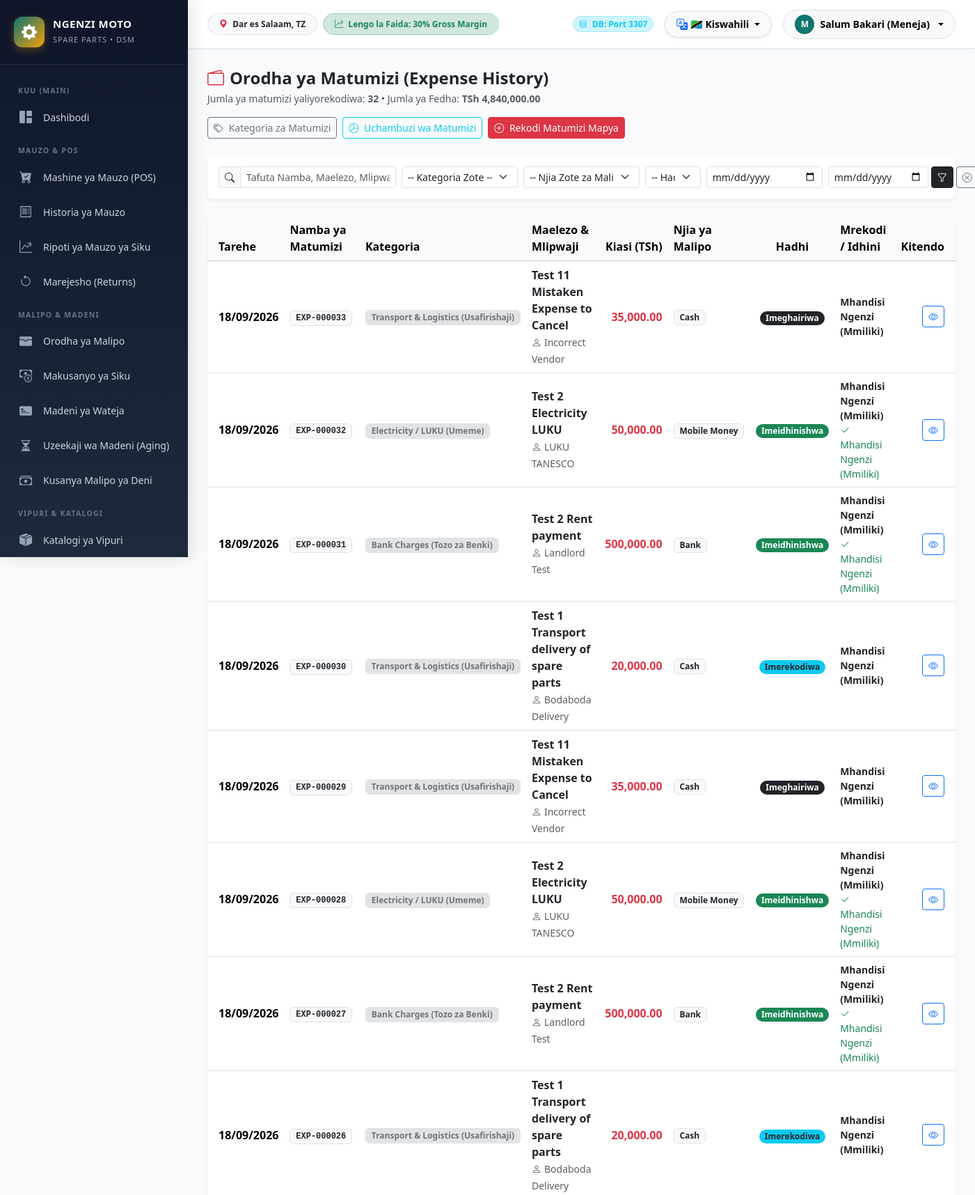
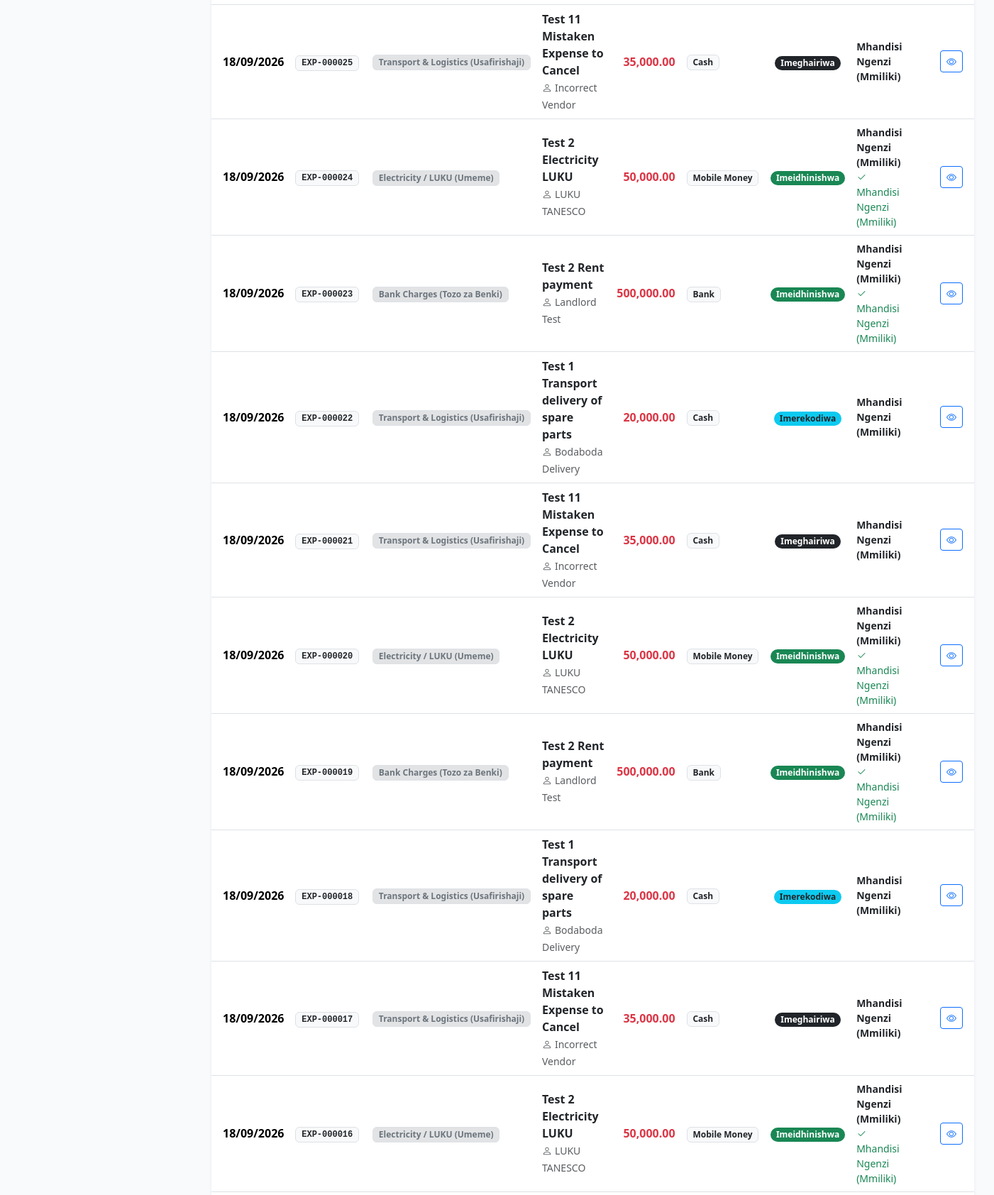
The app's page /index.php?route=expenses (signed in, upper part) with its own data (2 pictures, top to bottom).
### tables this page shows
CREATE TABLE `users` (
  `id` int(11) NOT NULL AUTO_INCREMENT,
  `role_id` int(11) NOT NULL,
  `username` varchar(50) NOT NULL,
  `full_name` varchar(100) NOT NULL,
  `email` varchar(100) DEFAULT NULL,
  `phone` varchar(20) DEFAULT NULL,
  `password` varchar(255) NOT NULL,
  `status` enum('active','inactive','suspended') DEFAULT 'active',
  `last_login` datetime DEFAULT NULL,
  `created_at` timestamp NOT NULL DEFAULT current_timestamp(),
  `updated_at` timestamp NOT NULL DEFAULT current_timestamp() ON UPDATE current_timestamp(),
  PRIMARY KEY (`id`),
  UNIQUE KEY `username` (`username`),
  UNIQUE KEY `email` (`email`),
  KEY `role_id` (`role_id`),
  CONSTRAINT `users_ibfk_1` FOREIGN KEY (`role_id`) REFERENCES `roles` (`id`) ON UPDATE CASCADE
);

CREATE TABLE `expenses` (
  `id` int(11) NOT NULL AUTO_INCREMENT,
  `expense_no` varchar(50) NOT NULL,
  `category_id` int(11) NOT NULL,
  `amount` decimal(15,2) NOT NULL,
  `expense_date` date NOT NULL,
  `payment_method` varchar(50) DEFAULT 'Cash',
  `provider` varchar(50) DEFAULT NULL,
  `reference_no` varchar(100) DEFAULT NULL,
  `payee` varchar(150) DEFAULT NULL,
  `description` text NOT NULL,
  `notes` text DEFAULT NULL,
  `status` enum('draft','recorded','approved','rejected','cancelled') NOT NULL DEFAULT 'recorded',
  `recorded_by` int(11) NOT NULL,
  `approved_by` int(11) DEFAULT NULL,
  `approved_at` datetime DEFAULT NULL,
  `cancelled_by` int(11) DEFAULT NULL,
  `cancelled_at` datetime DEFAULT NULL,
  `cancel_reason` varchar(255) DEFAULT NULL,
  `created_at` timestamp NOT NULL DEFAULT current_timestamp(),
  `updated_at` timestamp NOT NULL DEFAULT current_timestamp() ON UPDATE current_timestamp(),
  PRIMARY KEY (`id`),
  UNIQUE KEY `expense_no` (`expense_no`),
  KEY `recorded_by` (`recorded_by`),
  KEY `idx_expense_date` (`expense_date`),
  KEY `idx_expense_category` (`category_id`),
  KEY `fk_expenses_approved_by` (`approved_by`),
  KEY `fk_expenses_cancelled_by` (`cancelled_by`),
  KEY `idx_expense_status` (`status`),
  KEY `idx_expenses_date_status_cat` (`expense_date`,`status`,`category_id`),
  CONSTRAINT `expenses_ibfk_1` FOREIGN KEY (`category_id`) REFERENCES `expense_categories` (`id`) ON UPDATE CASCADE,
  CONSTRAINT `expenses_ibfk_2` FOREIGN KEY (`recorded_by`) REFERENCES `users` (`id`) ON UPDATE CASCADE,
  CONSTRAINT `fk_expenses_approved_by` FOREIGN KEY (`approved_by`) REFERENCES `users` (`id`) ON DELETE SET NULL ON UPDATE CASCADE,
  CONSTRAINT `fk_expenses_cancelled_by` FOREIGN KEY (`cancelled_by`) REFERENCES `users` (`id`) ON DELETE SET NULL ON UPDATE CASCADE
);

CREATE TABLE `expense_categories` (
  `id` int(11) NOT NULL AUTO_INCREMENT,
  `name` varchar(100) NOT NULL,
  `code` varchar(20) DEFAULT NULL,
  `description` varchar(255) DEFAULT NULL,
  `status` enum('active','inactive') DEFAULT 'active',
  `created_at` timestamp NOT NULL DEFAULT current_timestamp(),
  `updated_at` timestamp NOT NULL DEFAULT current_timestamp() ON UPDATE current_timestamp(),
  PRIMARY KEY (`id`),
  UNIQUE KEY `name` (`name`),
  UNIQUE KEY `code` (`code`)
);

### views/expenses/index.php (the view, shortened to what the rows shown need)
<div class="d-flex flex-wrap align-items-center justify-content-between gap-3 mb-4">
    <div>
        <h4 class="fw-bold mb-1 text-dark">
            <i class="bi bi-wallet2 text-danger me-2"></i>Orodha ya Matumizi (Expense History)
        </h4>
        <p class="text-muted small mb-0">
            Jumla ya matumizi yaliyorekodiwa: <strong><?= number_format($total) ?></strong> &bull; Jumla ya Fedha: <strong>TSh <?= number_format($totalAmount, 2) ?></strong>
        </p>
    </div>
    <div class="d-flex flex-wrap gap-2">
        <a href="/index.php?route=expenses/categories" class="btn btn-outline-secondary btn-sm">
            <i class="bi bi-tags me-1"></i> Kategoria za Matumizi
        </a>
        <a href="/index.php?route=financial/expense_analysis" class="btn btn-outline-info btn-sm">
            <i class="bi bi-pie-chart me-1"></i> Uchambuzi wa Matumizi
        </a>
        <?php if (Auth::hasRole(['super_admin', 'manager', 'accountant', 'cashier']) || Auth::hasPermission('expenses.create')): ?>
            <a href="/index.php?route=expenses/create" class="btn btn-danger btn-sm">
                <i class="bi bi-plus-circle me-1"></i> Rekodi Matumizi Mapya
            </a>
        <?php endif; ?>
    </div>
</div>
<div class="card border-0 shadow-sm rounded-3 mb-4">
    <div class="card-body p-3">
        <form method="GET" action="/index.php" class="row g-2 align-items-center">
            <div class="col-md-3 col-sm-6">
                <div class="input-group input-group-sm">
                    <span class="input-group-text bg-light"><i class="bi bi-search"></i></span>
                    <input type="text" name="search" class="form-control" placeholder="Tafuta Namba, Maelezo, Mlipwaji..."
                           value="<?= htmlspecialchars($filters['search'] ?? '') ?>">
                </div>
            </div>
            <div class="col-md-2 col-sm-6">
                <select name="category_id" class="form-select form-select-sm">
                    <option value="">-- Kategoria Zote --</option>
                </select>
            </div>
            <div class="col-md-2 col-sm-6">
                <select name="payment_method" class="form-select form-select-sm">
                    <option value="">-- Njia Zote za Malipo --</option>
                </select>
            </div>
            <div class="col-md-1 col-sm-6">
                <select name="status" class="form-select form-select-sm">
                    <option value="">-- Hadhi --</option>
                </select>
            </div>
            <div class="col-md-2 col-sm-6">
                <input type="date" name="date_from" class="form-control form-control-sm" title="Kuanzia Tarehe"
                       value="<?= htmlspecialchars($filters['date_from'] ?? '') ?>" placeholder="Kuanzia">
            </div>
            <div class="col-md-2 col-sm-6 d-flex gap-1">
                <input type="date" name="date_to" class="form-control form-control-sm" title="Hadi Tarehe"
                       value="<?= htmlspecialchars($filters['date_to'] ?? '') ?>" placeholder="Hadi">
                <button type="submit" class="btn btn-dark btn-sm"><i class="bi bi-funnel"></i></button>
                <a href="/index.php?route=expenses" class="btn btn-outline-secondary btn-sm" title="Safisha"><i class="bi bi-x-circle"></i></a>
            </div>
        </form>
    </div>
</div>
<div class="card border-0 shadow-sm rounded-3">
    <div class="card-body p-0">
        <div class="table-responsive">
            <table class="table table-hover align-middle mb-0">
                <thead class="table-light">
                    <tr>
                        <th class="ps-3">Tarehe</th>
                        <th>Namba ya Matumizi</th>
                        <th>Kategoria</th>
                        <th>Maelezo & Mlipwaji</th>
                        <th class="text-end">Kiasi (TSh)</th>
                        <th>Njia ya Malipo</th>
                        <th class="text-center">Hadhi</th>
                        <th>Mrekodi / Idhini</th>
                        <th class="text-end pe-3">Kitendo</th>
                    </tr>
                </thead>
                <tbody>
                    <?php if (empty($expenses)): ?>
                        <tr>
                            <td colspan="9" class="text-center py-5 text-muted">
                                <i class="bi bi-inbox fs-1 d-block mb-2"></i>
                                Hakuna rekodi za matumizi zilizopatikana.
                            </td>
                        </tr>
                    <?php else: ?>
                        <?php foreach ($expenses as $e): ?>
                            <tr>
                                <td class="ps-3 text-nowrap">
                                    <strong><?= date('d/m/Y', strtotime($e['expense_date'])) ?></strong>
                                </td>
                                <td>
                                    <span class="badge bg-light text-dark border font-monospace">
                                        <?= htmlspecialchars($e['expense_no']) ?>
                                    </span>
                                </td>
                                <td>
                                    <span class="badge bg-secondary-subtle text-secondary border">
                                        <?= htmlspecialchars($e['category_name']) ?>
                                    </span>
                                </td>
                                <td>
                                    <div class="fw-semibold text-dark"><?= htmlspecialchars($e['description']) ?></div>
                                    <?php if (!empty($e['payee'])): ?>
                                        <small class="text-muted"><i class="bi bi-person me-1"></i><?= htmlspecialchars($e['payee']) ?></small>
                                    <?php endif; ?>
                                </td>
                                <td class="text-end fw-bold text-danger">
                                    <?= number_format($e['amount'], 2) ?>
                                </td>
                                <td>
                                    <span class="badge bg-light text-dark border">
                                        <?= htmlspecialchars($e['payment_method']) ?>
                                    </span>
                                </td>
                                <td class="text-center">
                                    <?php
                                    $statusBadgeMap = [
                                        'approved'  => 'bg-success text-white',
                                        'recorded'  => 'bg-info text-dark',
                                        'rejected'  => 'bg-danger text-white',
                                        'cancelled' => 'bg-dark text-white',
                                    ];
                                    $statusLabelMap = [
                                        'approved'  => 'Imeidhinishwa',
                                        'recorded'  => 'Imerekodiwa',
                                        'rejected'  => 'Imekataliwa',
                                        'cancelled' => 'Imeghairiwa',
                                    ];
                                    $badgeClass = $statusBadgeMap[$e['status']] ?? 'bg-secondary text-white';
                                    $statusLabel = $statusLabelMap[$e['status']] ?? ucfirst($e['status']);
                                    ?>
                                    <span class="badge <?= $badgeClass ?> px-2 py-1 rounded-pill">
                                        <?= $statusLabel ?>
                                    </span>
                                </td>
                                <td>
                                    <div class="small text-dark fw-semibold"><?= htmlspecialchars($e['recorder_name'] ?? 'System') ?></div>
                                    <?php if (!empty($e['approver_name'])): ?>
                                        <div class="small text-success"><i class="bi bi-check2 me-1"></i><?= htmlspecialchars($e['approver_name']) ?></div>
                                    <?php endif; ?>
                                </td>
                                <td class="text-end pe-3">
                                    <a href="/index.php?route=expenses/show&id=<?= $e['id'] ?>" class="btn btn-sm btn-outline-primary" title="Tazama Vocha">
                                        <i class="bi bi-eye"></i>
                                    </a>
                                </td>
                            </tr>
                        <?php endforeach; ?>
                    <?php endif; ?>
                </tbody>
            </table>
        </div>
    </div>
</div>

### views/layouts/navbar.php (shortened to what the rows shown need)
<?php
$user = Auth::user();
?>
<div class="main-wrapper">
    <header class="top-navbar">
        <div class="d-flex align-items-center gap-3">
            <div class="d-none d-md-flex align-items-center gap-2">
                <span class="badge bg-light text-dark border px-3 py-2 rounded-pill fw-semibold">
                    <i class="bi bi-geo-alt-fill text-danger me-1"></i> Dar es Salaam, TZ
                </span>
                <span class="badge bg-success-subtle text-success border border-success-subtle px-3 py-2 rounded-pill fw-bold">
                    <i class="bi bi-graph-up-arrow me-1"></i> Lengo la Faida: 30% Gross Margin
                </span>
            </div>
        </div>
        <div class="d-flex align-items-center gap-3">
            <span class="badge bg-info-subtle text-info border border-info-subtle rounded-pill px-2.5 py-1.5 d-none d-sm-inline-block">
                <i class="bi bi-database me-1"></i> DB: Port 3307
            </span>
            <div class="dropdown">
                <button class="btn btn-light dropdown-toggle d-flex align-items-center gap-1 rounded-pill py-1.5 px-3 border shadow-sm" type="button" data-bs-toggle="dropdown" aria-expanded="false" title="<?= __('lang_switch') ?>">
                    <i class="bi bi-translate text-primary"></i>
                    <span class="fw-bold small"><?= \App\Core\Lang::getLocale() === 'en' ? '🇬🇧 English' : '🇹🇿 Kiswahili' ?></span>
                </button>
            </div>
            <div class="dropdown">
                <button class="btn btn-light dropdown-toggle d-flex align-items-center gap-2 rounded-pill py-1.5 px-3 border" type="button" data-bs-dismiss="dropdown" data-bs-toggle="dropdown" aria-expanded="false">
                    <div class="user-avatar-badge" style="width:28px; height:28px; font-size:12px;">
                        <?= strtoupper(substr($user['username'] ?? 'U', 0, 1)) ?>
                    </div>
                    <span class="fw-semibold small d-none d-md-inline"><?= htmlspecialchars($user['full_name'] ?? 'Mtumiaji') ?></span>
                </button>
            </div>
        </div>
    </header>
    <div class="content-container">

### records on screen
users: username "M", full_name "Salum Bakari (Meneja)"
expenses: expense_date "18/09/2026", expense_no "EXP-000033", category.name "Transport & Logistics (Usafirishaji)", description "Test 11 Mistaken Expense to Cancel", payee "Incorrect Vendor", amount "35,000.00", payment_method "Cash", status "Imeghairiwa", recorded_by.full_name "Mhandisi Ngenzi (Mmiliki)"
expenses: expense_date "18/09/2026", expense_no "EXP-000032", category.name "Electricity / LUKU (Umeme)", description "Test 2 Electricity LUKU", payee "LUKU TANESCO", amount "50,000.00", payment_method "Mobile Money", status "Imeidhinishwa", recorded_by.full_name "Mhandisi Ngenzi (Mmiliki)"
expenses: expense_date "18/09/2026", expense_no "EXP-000031", category.name "Bank Charges (Tozo za Benki)", description "Test 2 Rent payment", payee "Landlord Test", amount "500,000.00", payment_method "Bank", status "Imeidhinishwa", recorded_by.full_name "Mhandisi Ngenzi (Mmiliki)"
expenses: expense_date "18/09/2026", expense_no "EXP-000030", category.name "Transport & Logistics (Usafirishaji)", description "Test 1 Transport delivery of spare parts", payee "Bodaboda Delivery", amount "20,000.00", payment_method "Cash", status "Imerekodiwa", recorded_by.full_name "Mhandisi Ngenzi (Mmiliki)"
expenses: expense_date "18/09/2026", expense_no "EXP-000029", category.name "Transport & Logistics (Usafirishaji)", description "Test 11 Mistaken Expense to Cancel", payee "Incorrect Vendor", amount "35,000.00", payment_method "Cash", status "Imeghairiwa", recorded_by.full_name "Mhandisi Ngenzi (Mmiliki)"
expenses: expense_date "18/09/2026", expense_no "EXP-000028", category.name "Electricity / LUKU (Umeme)", description "Test 2 Electricity LUKU", payee "LUKU TANESCO", amount "50,000.00", payment_method "Mobile Money", status "Imeidhinishwa", recorded_by.full_name "Mhandisi Ngenzi (Mmiliki)"
expenses: expense_date "18/09/2026", expense_no "EXP-000027", category.name "Bank Charges (Tozo za Benki)", description "Test 2 Rent payment", payee "Landlord Test", amount "500,000.00", payment_method "Bank", status "Imeidhinishwa", recorded_by.full_name "Mhandisi Ngenzi (Mmiliki)"
expenses: expense_date "18/09/2026", expense_no "EXP-000026", category.name "Transport & Logistics (Usafirishaji)", description "Test 1 Transport delivery of spare parts", payee "Bodaboda Delivery", amount "20,000.00", payment_method "Cash", status "Imerekodiwa", recorded_by.full_name "Mhandisi Ngenzi (Mmiliki)"
expenses: expense_date "18/09/2026", expense_no "EXP-000025", category.name "Transport & Logistics (Usafirishaji)", description "Test 11 Mistaken Expense to Cancel", payee "Incorrect Vendor", amount "35,000.00", payment_method "Cash", status "Imeghairiwa", recorded_by.full_name "Mhandisi Ngenzi (Mmiliki)"
expenses: expense_date "18/09/2026", expense_no "EXP-000024", category.name "Electricity / LUKU (Umeme)", description "Test 2 Electricity LUKU", payee "LUKU TANESCO", amount "50,000.00", payment_method "Mobile Money", status "Imeidhinishwa", recorded_by.full_name "Mhandisi Ngenzi (Mmiliki)"
expenses: expense_date "18/09/2026", expense_no "EXP-000023", category.name "Bank Charges (Tozo za Benki)", description "Test 2 Rent payment", payee "Landlord Test", amount "500,000.00", payment_method "Bank", status "Imeidhinishwa", recorded_by.full_name "Mhandisi Ngenzi (Mmiliki)"
expenses: expense_date "18/09/2026", expense_no "EXP-000022", category.name "Transport & Logistics (Usafirishaji)", description "Test 1 Transport delivery of spare parts", payee "Bodaboda Delivery", amount "20,000.00", payment_method "Cash", status "Imerekodiwa", recorded_by.full_name "Mhandisi Ngenzi (Mmiliki)"
expenses: expense_date "18/09/2026", expense_no "EXP-000021", category.name "Transport & Logistics (Usafirishaji)", description "Test 11 Mistaken Expense to Cancel", payee "Incorrect Vendor", amount "35,000.00", payment_method "Cash", status "Imeghairiwa", recorded_by.full_name "Mhandisi Ngenzi (Mmiliki)"
expenses: expense_date "18/09/2026", expense_no "EXP-000020", category.name "Electricity / LUKU (Umeme)", description "Test 2 Electricity LUKU", payee "LUKU TANESCO", amount "50,000.00", payment_method "Mobile Money", status "Imeidhinishwa", recorded_by.full_name "Mhandisi Ngenzi (Mmiliki)"
expenses: expense_date "18/09/2026", expense_no "EXP-000019", category.name "Bank Charges (Tozo za Benki)", description "Test 2 Rent payment", payee "Landlord Test", amount "500,000.00", payment_method "Bank", status "Imeidhinishwa", recorded_by.full_name "Mhandisi Ngenzi (Mmiliki)"
expenses: expense_date "18/09/2026", expense_no "EXP-000018", category.name "Transport & Logistics (Usafirishaji)", description "Test 1 Transport delivery of spare parts", payee "Bodaboda Delivery", amount "20,000.00", payment_method "Cash", status "Imerekodiwa", recorded_by.full_name "Mhandisi Ngenzi (Mmiliki)"
expenses: expense_date "18/09/2026", expense_no "EXP-000017", category.name "Transport & Logistics (Usafirishaji)", description "Test 11 Mistaken Expense to Cancel", payee "Incorrect Vendor", amount "35,000.00", payment_method "Cash", status "Imeghairiwa", recorded_by.full_name "Mhandisi Ngenzi (Mmiliki)"
expenses: expense_date "18/09/2026", expense_no "EXP-000016", category.name "Electricity / LUKU (Umeme)", description "Test 2 Electricity LUKU", payee "LUKU TANESCO", amount "50,000.00", payment_method "Mobile Money", status "Imeidhinishwa", recorded_by.full_name "Mhandisi Ngenzi (Mmiliki)"

### other values on screen
$total "32"
$totalAmount "4,840,000.00"
